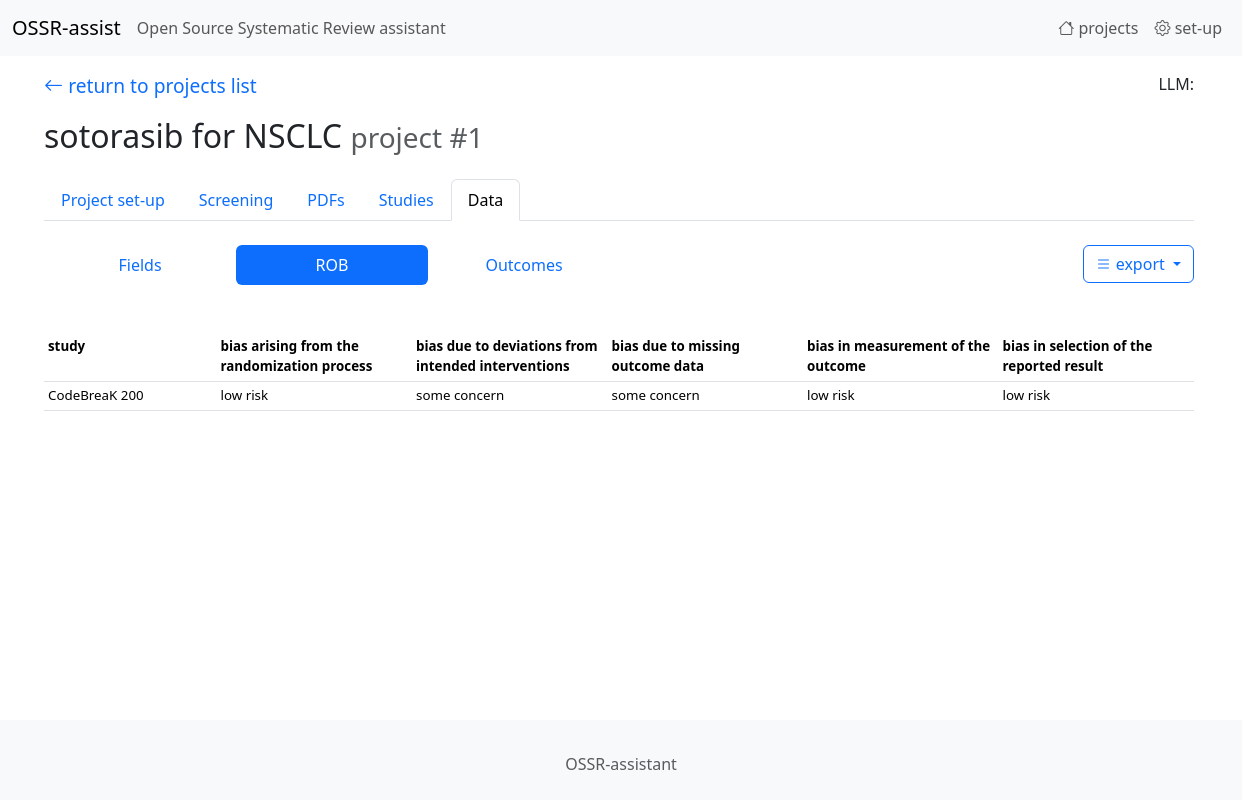
Screenshot of /table/ROB/1 with the database file from the repository.
### tables this page shows
CREATE TABLE "projects"
(
    id                   integer
        constraint projects_pk
            primary key autoincrement,
    name                 TEXT,
    green_words          TEXT default "",
    red_words            TEXT default "",
    eligibility_criteria TEXT default "",
    type_of_study        INT  default 0
, prompt_selection_user TEXT default "", prompt_selection_system TEXT);

CREATE TABLE "ROB_values"
(
    study         integer,
    domain        integer,
    level         integer default 0,
    justification TEXT,
    constraint ROB_values_pk
        primary key (domain, study)
);

CREATE TABLE studies
(
    id      integer
        constraint studies_pk
            primary key autoincrement,
    name    TEXT,
    project integer
, registration_number TEXT, comments TEXT);

### app.py (the view)
@app.route('/table/ROB/<int:project_id>')
def endpoint_table_ROB(project_id):
    return table_ROB(project_id)

### data.py (called while the page is built)
def get_rob_domain(study_type):
    match study_type:
        case TypeOfStudy.DIAG.value:
            ROB_DOMAIN = ROB_DIAG_DOMAIN
            ROB_LEVEL_NAME = {0:'', 1:'low risk', 2:'some concern', 3:'high risk'}
        case _:
            ROB_DOMAIN = ROB_RCT_DOMAIN
            ROB_LEVEL_NAME = {0:'', 1:'low risk', 2:'some concern', 3:'high risk'}
    return ROB_DOMAIN, ROB_LEVEL_NAME

def table_ROB(project_id):
    project_name, study_type, eligibility_criteria_empty = get_project_name(project_id)
    studies, ROB_DOMAIN = get_ROB_data(project_id, study_type)
    lg = math.ceil(85 / len(ROB_DOMAIN)) if len(ROB_DOMAIN)>0 else 50
    return render_template('table_ROB.html', studies=studies, ROB_DOMAIN=ROB_DOMAIN, lg=lg,
                           eligibility_criteria_empty=eligibility_criteria_empty,
                           project_id=project_id, project_name=project_name)

### utils.py (called while the page is built)
def get_db_connection():
    conn = sqlite3.connect(DB_PATH)
    conn.row_factory = sqlite3.Row
    return conn

def sql_select_fetchone(sql, parameters):
    with get_db_connection() as con:
        cur = con.cursor()
        res = cur.execute(sql, parameters)
        r = res.fetchone()
        cur.close()
    return r

def sql_select_fetchall(sql, parameters):
    with get_db_connection() as con:
        cur = con.cursor()
        res = cur.execute(sql, parameters)
        rows = res.fetchall()
        columns = [column[0] for column in cur.description]
        result = [dict(zip(columns, row)) for row in rows]
        cur.close()
    return result

def get_project_name(project_id):
    sql = "SELECT name, type_of_study, eligibility_criteria FROM projects WHERE id=?"
    r = sql_select_fetchone(sql, (project_id,))
    project_name = r['name']
    study_type = r['type_of_study']
    eligibility_criteria_empty = (r['eligibility_criteria'] is None or r['eligibility_criteria'].strip() == "")
    return project_name, study_type, eligibility_criteria_empty

### templates/table_ROB.html (shortened to what this page needs)
{% extends 'base.html' %}
{%  block content %}
    {%  set page = 'data' %}
    {% include '_navbar1.html' %}
    <div class="mb-5">
        <div class="dropdown" style="float: right;">
            <button class="btn btn-outline-primary dropdown-toggle" type="button" data-bs-toggle="dropdown"
                    aria-expanded="false">
                <i class="bi bi-list"></i> export
            </button>
        </div>
        <ul class="nav nav-pills">
            <li class="nav-item">
                <a class="nav-link" href="/data/list1/{{ project_id }}" style="width: 12rem; text-align: center;">Fields</a>
            </li>
            <li class="nav-item">
                <a class="nav-link active" href=href="/table/ROB/{{project_id }}" style="width: 12rem; text-align: center;">ROB</a>
            </li>
            <li class="nav-item">
                <a class="nav-link " href="/table/results/{{project_id }}" style="width: 12rem; text-align: center;">Outcomes</a>
            </li>
        </ul>
    </div>
    <table class="table table-condensed table-hover table-sm" style="font-size: smaller;">
    <tr>
        <th>study</th>
        {% for i in ROB_DOMAIN.keys() %}
            <th style="width: {{ lg }}%;">{{ ROB_DOMAIN[i]  }}</th>
        {%  endfor %}
    </tr>
    {%  for study in studies %}
        <td>{{ study['study_name'] }}</td>
        {% for i in ROB_DOMAIN.keys() %}
            <td>
                <span data-bs-toggle="popover" data-bs-title="Justification" data-bs-html="true"
                      data-bs-placement="bottom" data-bs-trigger="hover" data-bs-container="body" data-bs-custom-class="popover-custom"
                      data-bs-content="{{ study['rob'][i]['justification'] }}">
                    {{ study['rob'][i]['risk_of_bias'] }}
                </span>
            </td>
        {%  endfor %}
    {%  endfor %}
    </table>
{%  endblock %}

### templates/_navbar1.html (shortened to what this page needs)
<p class="mt-3 mb-3">
    <a href="{{ url_for('endpoint_home')}}" class="return_arrow">
    <i class="bi bi-arrow-left"></i> return to projects list
    </a>
    <span style="float: right;">
        LLM: {{ LLM_name }}
    </span>
</p>
<h2>
    {{ project_name }}
    <small class="text-body-secondary">project #{{ project_id }}</small>
</h2>
<ul class="nav nav-tabs mb-4 mt-4">
  <li class="nav-item">
    <a class="nav-link {% if page=='setup' %}active{% endif %}" href="/project/edit/{{ project_id }}">
        Project set-up
    </a>
  </li>
  <li class="nav-item">
    <a class="nav-link {% if page=='screening' %}active{% endif %}" href="/records/list/{{ project_id }}/1">Screening</a>
  </li>
  <li class="nav-item">
    <a class="nav-link {% if page=='pdf' %}active{% endif %}" href="/pdfs/list/{{ project_id }}">PDFs</a>
  </li>
  <li class="nav-item">
    <a class="nav-link {% if page=='studies' %}active{% endif %}" href="/studies/list/{{ project_id }}">Studies</a>
  </li>
  <li class="nav-item">
    <a class="nav-link {% if page=='data' %}active{% endif %}" href="/data/list1/{{ project_id }}">Data</a>
  </li>
</ul>

### static/ccs1.css (style rules this page uses)
a { text-decoration: none; }
.return_arrow { font-size: 1.2em; text-decoration: none; }

### rows the page displays
projects: name "sotorasib for NSCLC"
ROB_values: study_name "CodeBreaK 200", study "low risk" "some concern" "some concern" "low risk" "low risk"

### other values shown
{{ project_id }} "1"
{{ ROB_DOMAIN[i] }} "bias arising from the randomization process" "bias due to deviations from intended interventions" "bias due to missing outcome data" "bias in measurement of the outcome" "bias in selection of the reported result"
